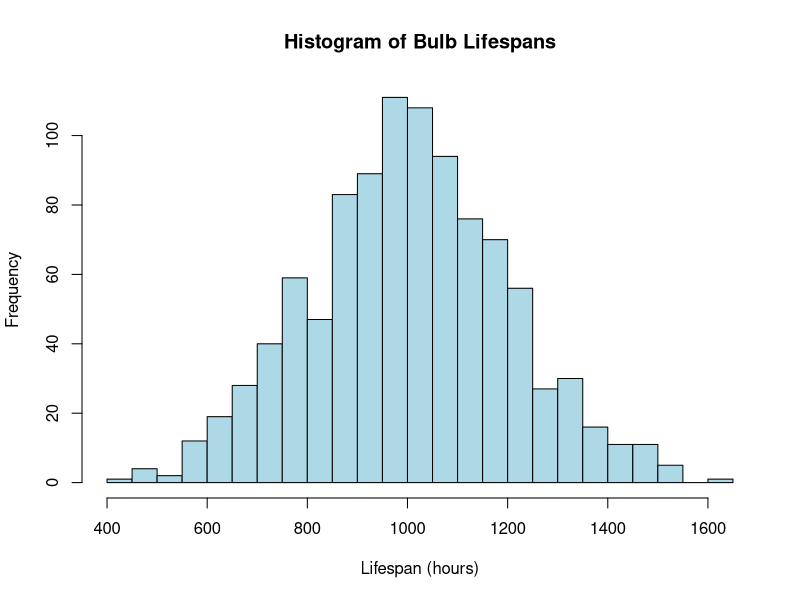

Here is the R script that generated this plot:
set.seed(123)
n <- 1000
lifespans <- rnorm(n, mean = 1000, sd = 200)

# 1. Visual Analysis: Histogram
hist(lifespans, main = "Histogram of Bulb Lifespans", xlab = "Lifespan (hours)", col = "lightblue", breaks = 30)

# 2. Probability Calculations
prob_less_800 <- pnorm(800, mean = 1000, sd = 200)
prob_more_1200 <- 1 - pnorm(1200, mean = 1000, sd = 200)

# 3. Defective Rates (assuming defective = lifespan < 800)
defective_count <- sum(lifespans < 800)
expected_defect_rate <- prob_less_800 * n

# 4. Compare Distributions
uniform_sample <- runif(n, min = 600, max = 1400)
exp_sample <- rexp(n, rate = 1/1000)

mean_normal <- mean(lifespans)
var_normal <- var(lifespans)
mean_uniform <- mean(uniform_sample)
var_uniform <- var(uniform_sample)
mean_exp <- mean(exp_sample)
var_exp <- var(exp_sample)

# 5. Hypothesis Test
t_test_result <- t.test(lifespans, mu = 1000)

cat("1. Probability bulb lasts < 800 hours:", prob_less_800, "\n")
cat("2. Probability bulb lasts > 1200 hours:", prob_more_1200, "\n")
cat("3. Simulated defective bulbs:", defective_count, "\n")
cat("   Expected defective count:", round(expected_defect_rate), "\n")
cat("4. Distribution Comparison:\n")
cat("   Normal:  Mean =", mean_normal, ", Variance =", var_normal, "\n")
cat("   Uniform: Mean =", mean_uniform, ", Variance =", var_uniform, "\n")
cat("   Exponential: Mean =", mean_exp, ", Variance =", var_exp, "\n")
cat("5. T-Test:\n")
print(t_test_result)

